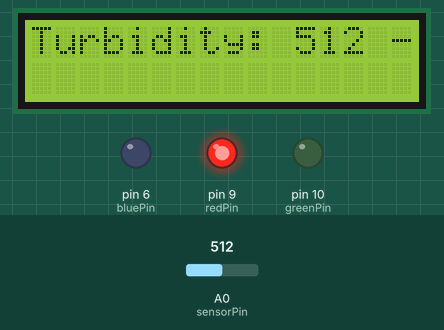
Bench run of a sketch on a simulated Arduino Uno, built with avr-gcc and run on an emulated ATmega328P. On the bench: 16×2 character LCD, output pins drawn as LEDs (lit = HIGH). The inputs (shaded band) are chosen by the test bench; at power-on: A0 (sensorPin) = 512.

Above: at 3.2 s.
3.3 s: A0 (sensorPin) set to 588
At 4.9 s:
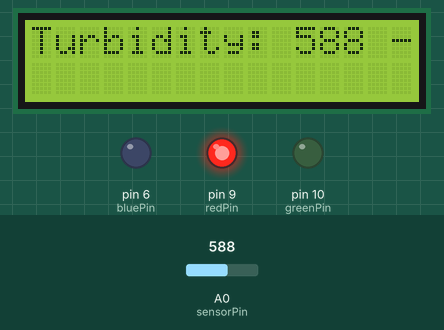
5.6 s: A0 (sensorPin) set to 610
At 7.1 s:
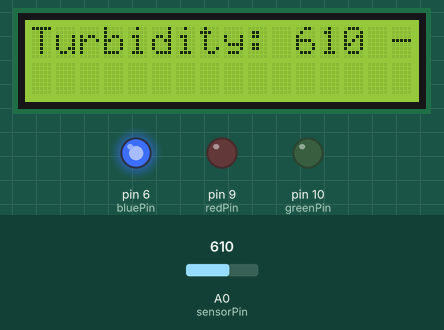
7.7 s: A0 (sensorPin) set to 290
At 9.3 s:
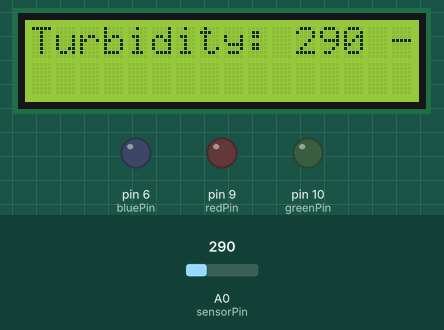
Timing chart, 0 to 10.8 s (numbered marks = the images above; inputs shaded):
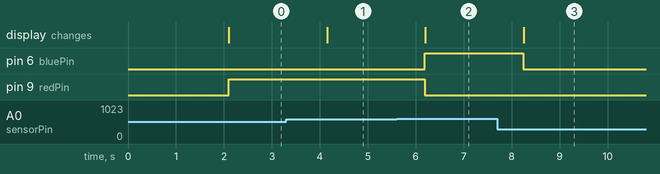

The sketch:

OnlyTurbiditySensingDevice.ino
```cpp
#include <Wire.h>
#include <LiquidCrystal_I2C.h>

LiquidCrystal_I2C lcd(0x27, 16, 2); // set the LCD address to 0x27 for a 16x2 LCD
int redPin = 9;
int greenPin = 10;
int bluePin = 6;
int sensorPin = A0;

void setup() {
  lcd.init(); // initialize the lcd
  lcd.backlight();
  lcd.print("Water Turbidity");
  delay(2000);
  lcd.clear();
  pinMode(redPin, OUTPUT);
  pinMode(greenPin, OUTPUT);
  pinMode(bluePin, OUTPUT);
  pinMode(sensorPin, INPUT);
}

void loop() {
  int sensorValue = analogRead(sensorPin);
  lcd.clear();
  lcd.print("Turbidity: ");
  lcd.print(sensorValue);
  if (sensorValue < 300) {
    digitalWrite(redPin, LOW);
    digitalWrite(greenPin, LOW);
    digitalWrite(bluePin, LOW);
    lcd.print(" - Clear");
  } else if (sensorValue >= 300 && sensorValue < 600) {
    digitalWrite(redPin, HIGH);
    digitalWrite(greenPin, LOW);
    digitalWrite(bluePin, LOW);
    lcd.print(" - Dirty");
  } else {
    digitalWrite(redPin, LOW);
    digitalWrite(greenPin, LOW);
    digitalWrite(bluePin, HIGH);
    lcd.print(" - Very Dirty");
  }
  delay(1000);
}
```

Measured:
- the behaviour switches between 599 and 600 on A0 (sensorPin) (found by bisection; images 1 and 2)
- after the input at 3.3 s, the display: changes after 0.85 s (image 1)
- after the input at 5.6 s, pin 6 (bluePin): LOW → HIGH after 0.59 s; pin 9 (redPin): HIGH → LOW after 0.59 s; the display: changes after 0.60 s (image 2)
- after the input at 7.7 s, pin 6 (bluePin): HIGH → LOW after 0.55 s; the display: changes after 0.55 s (image 3)
